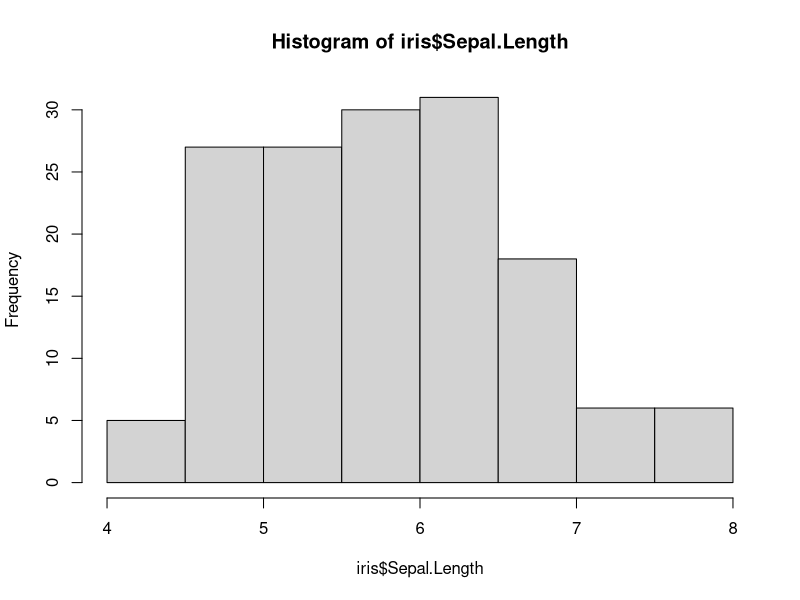
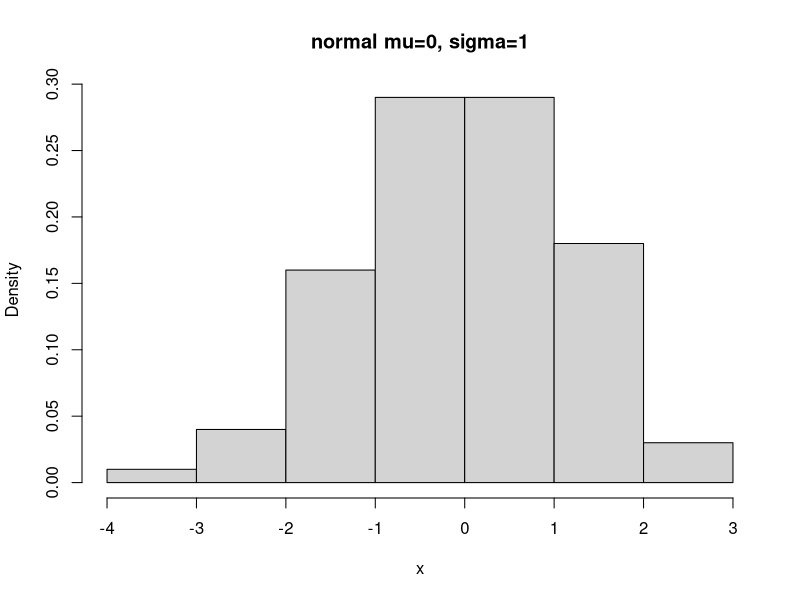

Generate these figures, in order, with R:
#1 Statistical functions ####

# mean()：平均值
# var()：變異數
# sd()：標準差
# median()：中位數
# max()：最大值
# min()：最小值
# sum()：相加
# quantile()：分位數
# range()：極值
data(iris)

#Use iris data
head(iris, n=10)

# select "Sepal.Length"(花萼長度)
iris$Sepal.Length  

mean(iris$Sepal.Length)         #「花萼長度」的平均值

sd(iris$Sepal.Length)           #「花萼長度」的標準差

var(iris$Sepal.Length)          #「花萼長度」的變異數

median(iris$Sepal.Length)       #「花萼長度」的中位數

max(iris$Sepal.Length)          #「花萼長度」中的最大值
min(iris$Sepal.Length)          #「花萼長度」中的最小值

sum(iris$Sepal.Length)          #「花萼長度」加總
range(iris$Sepal.Length)        #「花萼長度」最小值和最大值
diff(range(iris$Sepal.Length))  # 極值

quantile(iris$Sepal.Length, probs=0.25)  # 第一四分位數 
quantile(iris$Sepal.Length, probs=0.75)  # 第三四分位數
quantile(iris$Sepal.Length, c(.25, .75)) 
hist(iris$Sepal.Length)
#*****************************************************
# 2 Probability functions ####

#(1)unif	均勻分布
#(2)norm	常態分布(高斯分布)
#(3)binom	二項式分布
#(4)pois	Poisson 分布
#(5)chisq	卡方分布

#********************************************************
# 常態分布隨機數rnorm（）####
# rnorm（n,mean=0,sd=1）  
# n表示生成的隨機數數量；mean是正態分布的均值，默認為0；sd是正態分布的標準差，默認時為1

x <- rnorm(100, 0, 1) 
x
hist(x, prob=T, main="normal mu=0, sigma=1") 

# 常態分佈的前題假設 -> 變數轉換